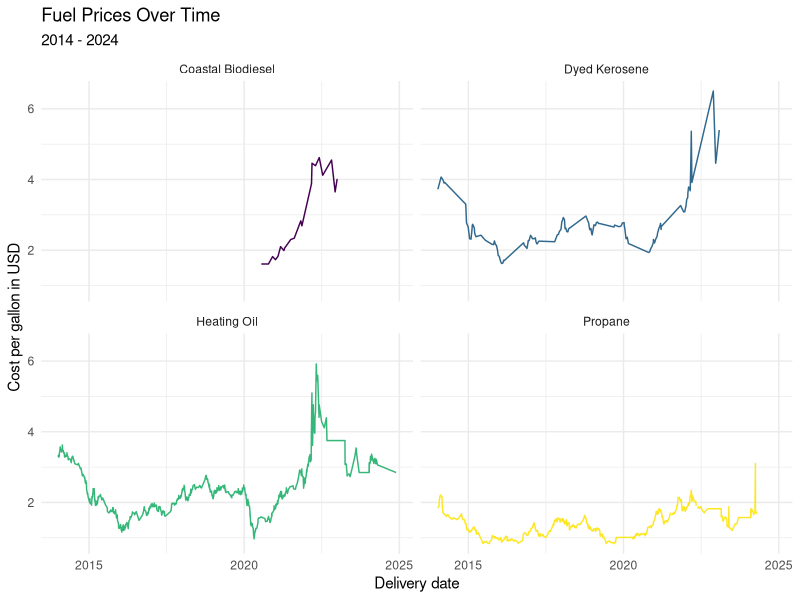
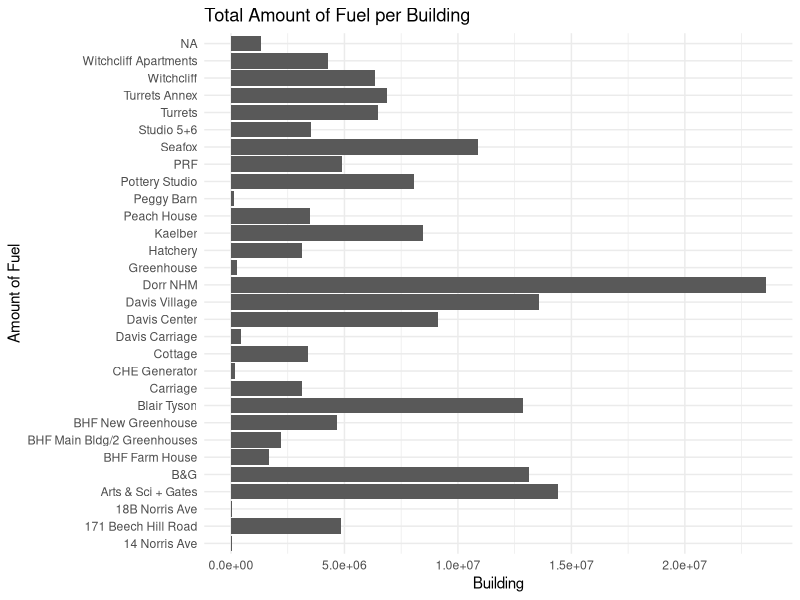
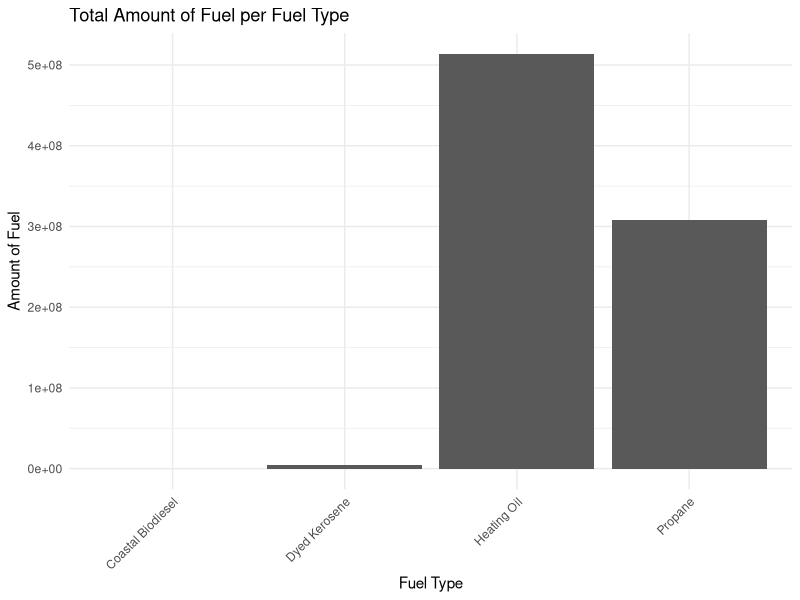
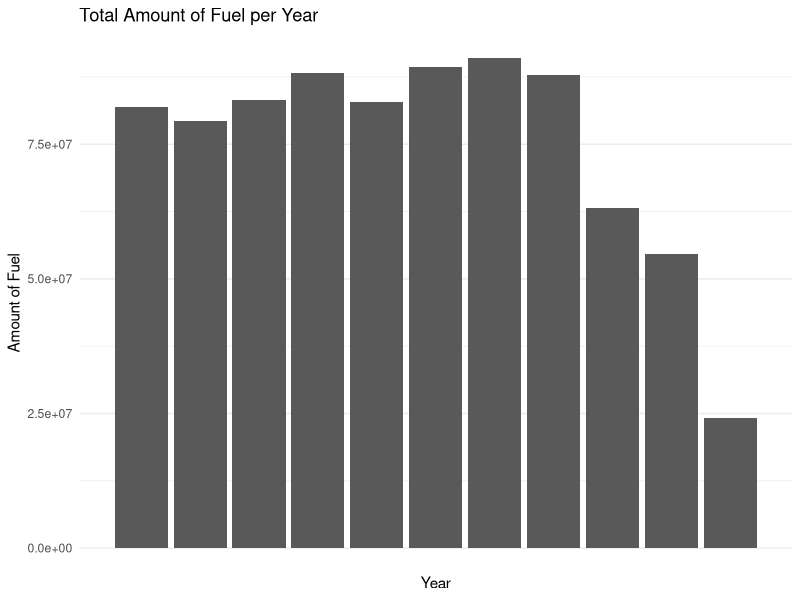
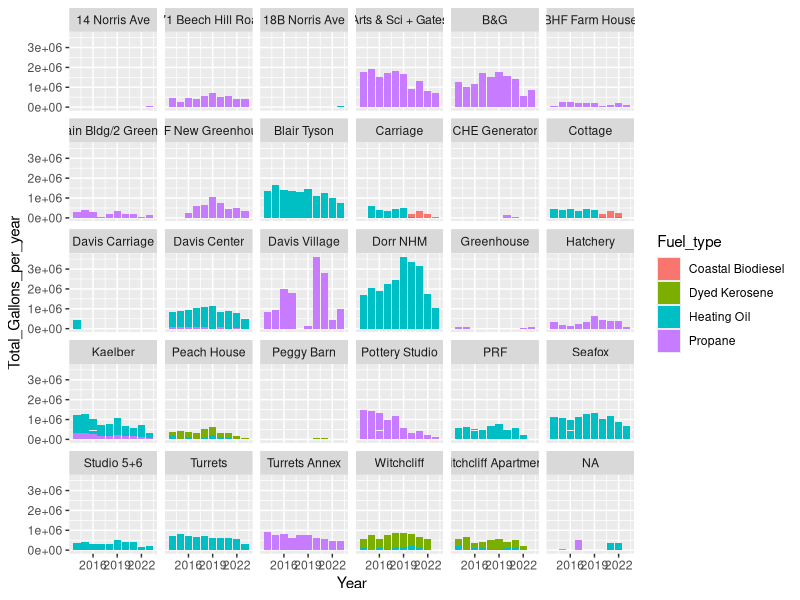
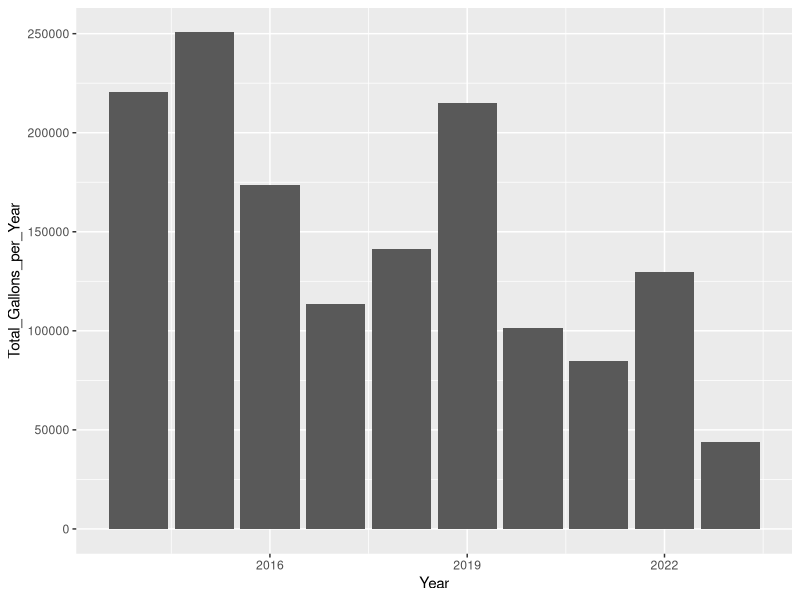
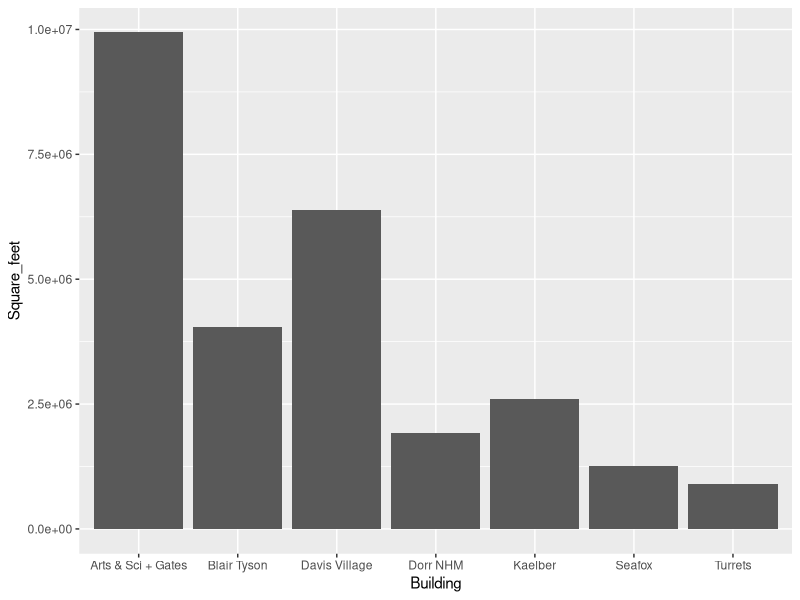
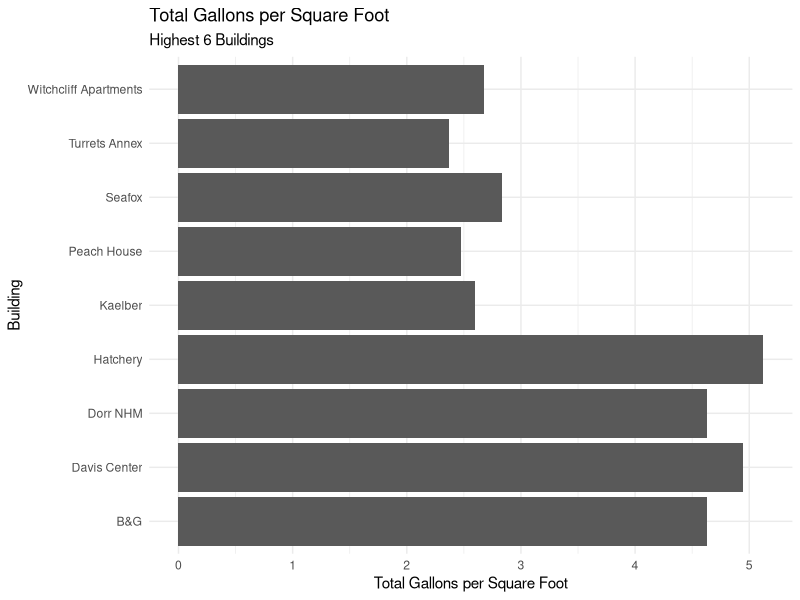

Here is the R script that generated these plots, in order:
## ---- chunk 1
library(tidyverse)
library(broom)
library(readr)
library(lubridate)
library(stringr)
library(dplyr)
## ---- chunk 2
fuels <- read_csv("../data/Dead-River.csv",
                  col_names = c("X1", "X2", 
                                "Delivery_date", "Fuel_type",
                                "Tank_number", "Building",
                                "Gallons", "Unit_cost",
                                "Cost"))
## ---- chunk 3
area <- read_csv("../data/BuildingArea.csv",
                 col_names = c("Building", "Square_feet"))
## ---- chunk 4
fuels <- fuels |>
left_join(area)
## ---- chunk 5
fuels <- fuels |>
select(Delivery_date, Fuel_type, Tank_number, Building, Gallons, Unit_cost, Cost, Square_feet) |>
  filter(Delivery_date != "Delivery Date") |> 
  mutate(Delivery_date = mdy(Delivery_date))
 
## ---- chunk 6
fuels <- fuels |>  
  mutate(Tank_number = case_when(
   Tank_number == "Tank 8" ~ "8",
   Tank_number == "Tank 3" ~ "3",
   Tank_number == "Tank 24" ~ "24",
   Tank_number == "Tank 17" ~ "17",
   TRUE ~ Tank_number
  ),
  Tank_number = as.integer(Tank_number))
## ---- chunk 7
fuels <- fuels |>
  mutate(Cost = case_when(
    Cost == "610.12 cr" ~ "-610.12", # the cr denotes a credit/refund, so here it is changed to a negative numeric value
    TRUE ~ Cost
  ),
  Cost = as.numeric(Cost))
## ---- chunk 8
fuels <- fuels |>  
  mutate(Fuel_type = case_when(
    Fuel_type == "#2 HEATING OIL" ~ "Heating Oil",
    Fuel_type == "#2 Heating Oil" ~ "Heating Oil",
    Fuel_type == "SLPP #2 FUEL OIL" ~ "Heating Oil",
    Fuel_type == "SLP LIQ PROPANE" ~ "Propane",
    Fuel_type == "LIQUID PROPANE" ~ "Propane",
    Fuel_type == "DYED KEROSENE" ~ "Dyed Kerosene",
  TRUE ~ Fuel_type
  ))
## ---- chunk 9
fuels <- fuels |>
  mutate(Gallons = as.numeric(Gallons)) |>
  mutate(Unit_cost = as.numeric(Unit_cost))
## ---- chunk 10
# fuels <- fuels |>
 #  group_by(Building) |>
 #  mutate(Total_Gallons_per_Building = sum(Gallons))
## ---- chunk 11
fuels <- fuels |>
  mutate(Year = substr(Delivery_date, 1, 4)) |>
  mutate(Month = substr(Delivery_date, 6, 7)) |>
  mutate(Year = as.numeric(Year)) |>
  mutate(Month = as.numeric(Month))
## ---- chunk 12
fuels <- fuels |>
  group_by(Fuel_type) |>
  mutate(Total_Gallons_per_Fuel_Type = sum(Gallons))
## ---- chunk 13
fuels <- fuels |>
  group_by(Year) |>
  mutate(Total_Gallons_per_year = sum(Gallons))
## ---- chunk 14
fuels <- fuels |>
  mutate(Square_feet = case_when(
    Building == "Turrets" ~ "8400",
    Building == "Turrets Annex" ~ "4200",
    TRUE ~ Square_feet
  )) |>
  mutate(Square_feet = as.numeric(Square_feet))
## ---- chunk 15
# fuels <- fuels |>
 # mutate(total_per_sf = (Total_Gallons_per_Building / Square_feet))
## ---- chunk 16
p1 <- starwars |>
  filter(mass < 1000, 
         species %in% c("Human", "Cerean", "Pau'an", "Droid", "Gungan")) |>
  ggplot() +
  geom_point(aes(x = mass, 
                 y = height, 
                 color = species)) +
  labs(x = "Weight (kg)", 
       y = "Height (m)",
       color = "Species",
       title = "Weight and Height of Select Starwars Species",
       caption = paste("This data comes from the starwars api: https://swapi.py43.com"))


ggsave("example-starwars.png", width = 4, height = 4)

ggsave("example-starwars-wide.png", width = 6, height = 4)
## ---- chunk 17
fuels %>% 
  ggplot(mapping = aes(x = Delivery_date, y = Unit_cost, color = Fuel_type)) +
  geom_line() +
  facet_wrap(~ Fuel_type) +
  scale_color_viridis_d() +
  theme_minimal() +
  guides(color = FALSE) +
  labs(title = "Fuel Prices Over Time",
       subtitle = "2014 - 2024",
       x = "Delivery date",
       y = "Cost per gallon in USD")

## ---- chunk 18
fuels |>
  mutate(Total_Gallons_per_Building = sum(Gallons)) |>
ggplot(aes(y = Building, x = Total_Gallons_per_Building)) +
  geom_col() +
  #scale_x_discrete(guide = guide_axis(angle = 45)) +
  theme_minimal() +
  guides(color = FALSE) +
  labs(title = "Total Amount of Fuel per Building",
       x = "Building",
       y = "Amount of Fuel")

## ---- chunk 19
ggplot(fuels, aes(x = Fuel_type, y = Total_Gallons_per_Fuel_Type)) +
  geom_col() +
  scale_x_discrete(guide = guide_axis(angle = 45)) +
  theme_minimal() +
  guides(color = FALSE) +
  labs(title = "Total Amount of Fuel per Fuel Type",
       x = "Fuel Type",
       y = "Amount of Fuel")
## ---- chunk 20
ggplot(fuels, aes(x = Year, y = Total_Gallons_per_Fuel_Type)) +
  geom_col() +
  scale_x_discrete(guide = guide_axis(angle = 45)) +
  theme_minimal() +
  guides(color = FALSE) +
  labs(title = "Total Amount of Fuel per Year",
       x = "Year",
       y = "Amount of Fuel")
## ---- chunk 21

fuels |>
  filter(Year != 2024) |>
  group_by(Year) |>
  mutate(Total_Gallons_per_year = sum(Gallons)) %>% 
  ggplot(aes(x = Year, y = Total_Gallons_per_year, fill = Fuel_type))+
  geom_col() +
  facet_wrap(~Building)
  theme_minimal()

## ---- chunk 22

fuels |>
  filter(Building == "Kaelber" & Year != 2024) |>
  group_by(Year) |>
  #View() |>
  mutate(Total_Gallons_per_Year = sum(Gallons)) |>
  ggplot(aes(x = Year, y = Total_Gallons_per_Year)) +
  geom_col()

## ---- chunk 23

# do factor shift thingy

# ggplot(main_total_fuels, aes(x = "", y = Total_Gallons, fill = Building)) +
#  geom_bar(stat = "identity", width = 1, color = "white") +
#  coord_polar("y", start = 0) +
#  theme_void()

## ---- chunk 24
fuels |>
  filter(Square_feet >= 5000) |>
  ggplot(aes(x = Building, y = Square_feet)) +
  geom_col()
## ---- chunk 25
fuels |>
  filter(Year >= 2019, Year <= 2023) |>
  group_by(Building) |>
  mutate(Total_Gallons_per_Building = sum(Gallons)) |>
  mutate(total_per_sf = (Total_Gallons_per_Building / Square_feet)) |>
  summarize(total_per_sf = unique(total_per_sf)) |>
  filter(total_per_sf > 2) |>
  ggplot(aes(x = Building, y = total_per_sf)) +
  geom_col() +
  labs(title = "Total Gallons per Square Foot",
       subtitle = "Highest 6 Buildings",
       y = "Total Gallons per Square Foot") +
  theme_minimal() +
  coord_flip()
